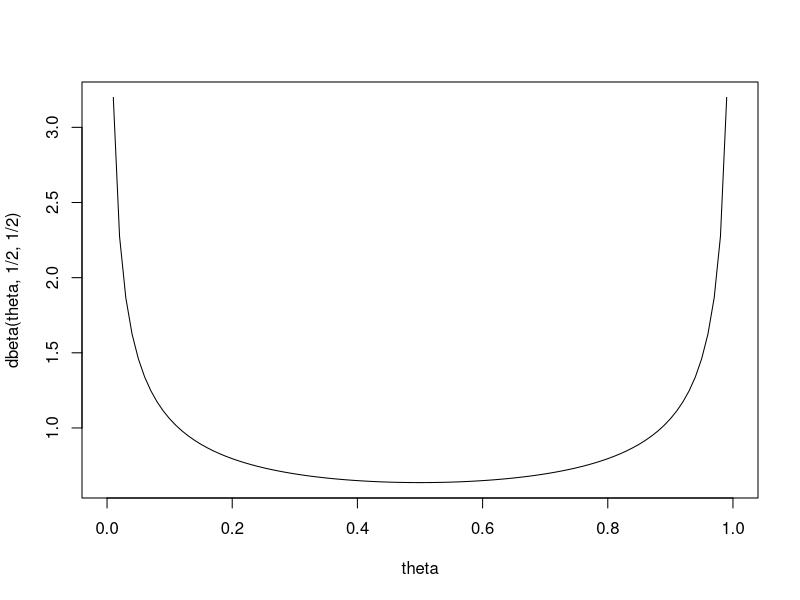
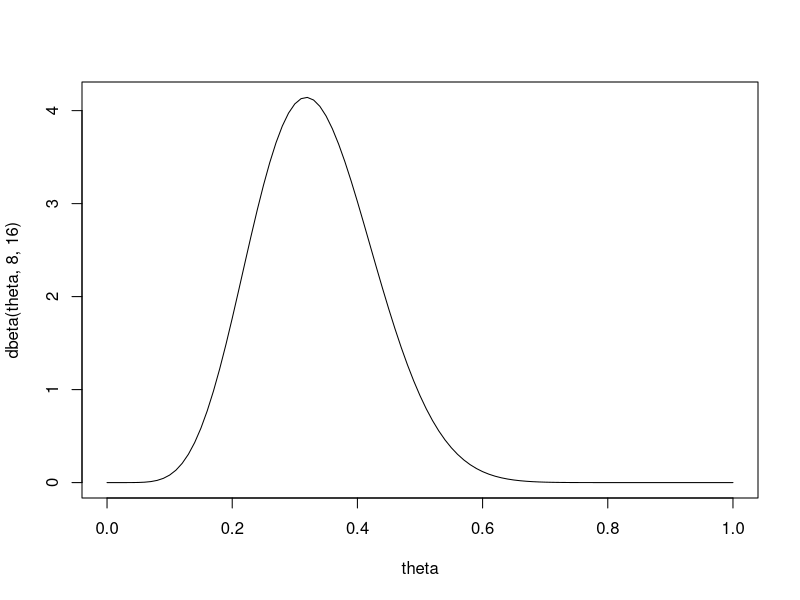
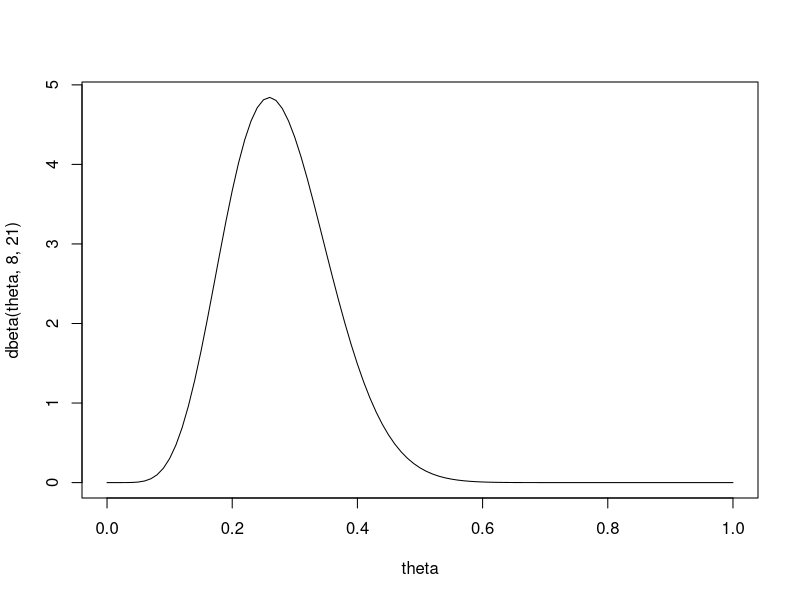
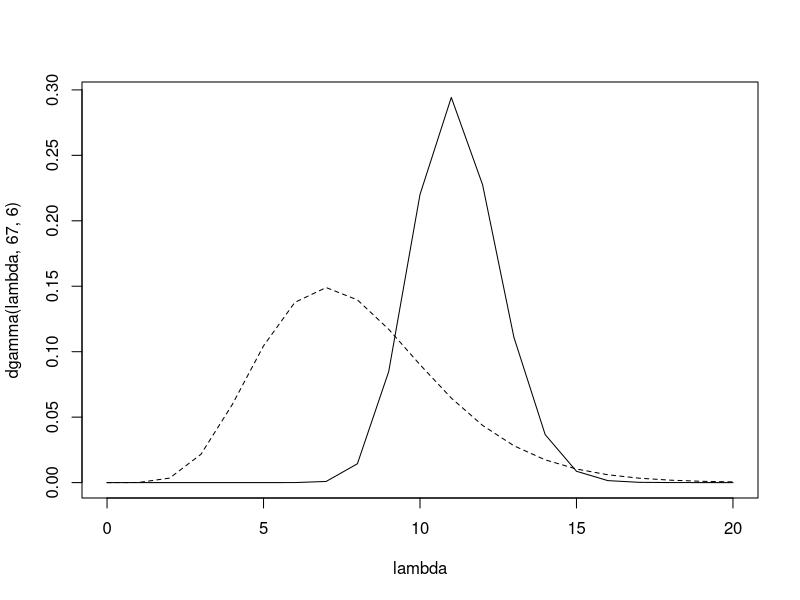
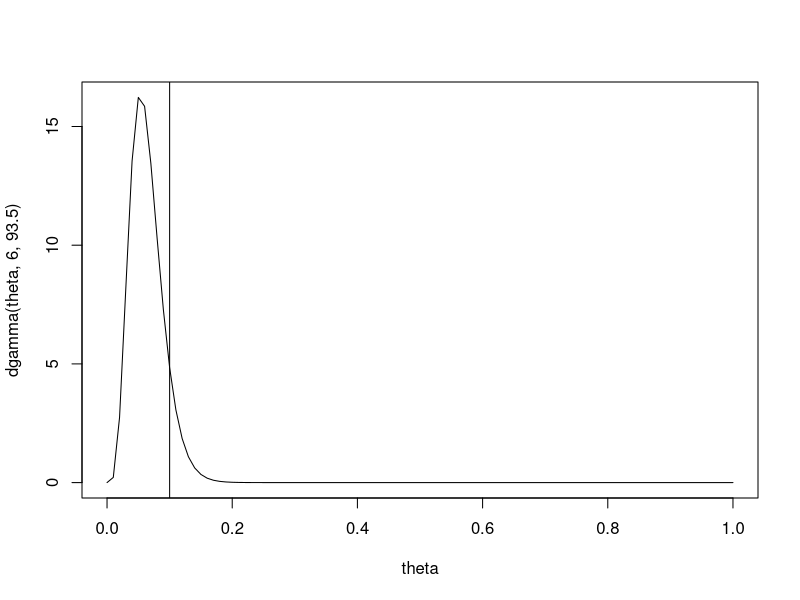
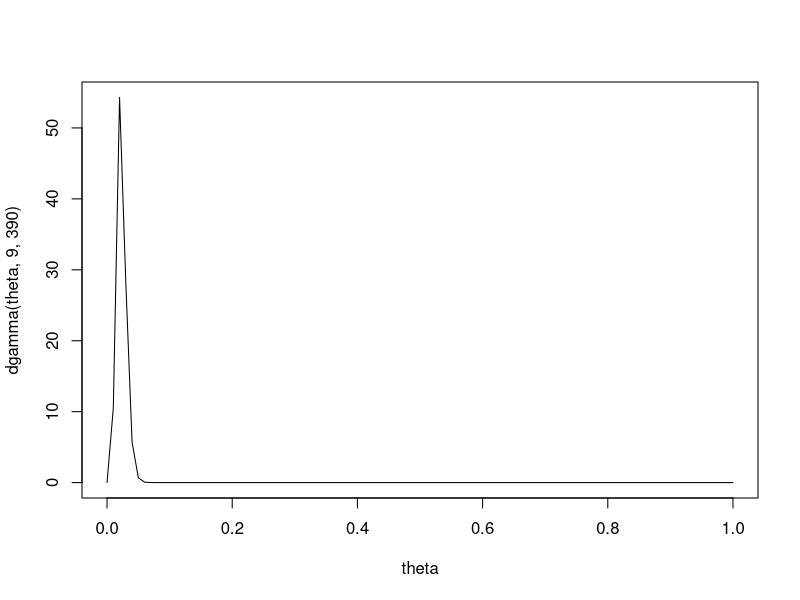
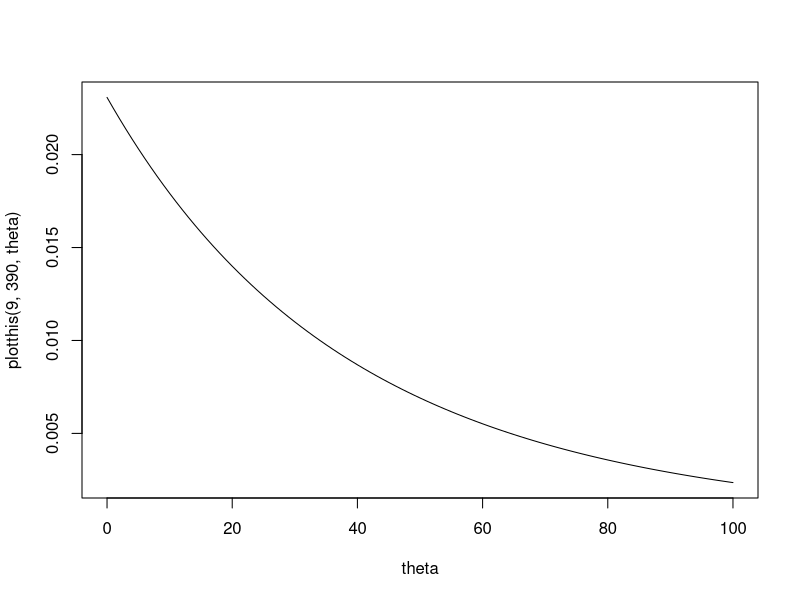

Here is the R script that generated these plots, in order: (Note: this script raises an error after producing the figures.)
theta = seq(0, 1, .01)
plot(theta, dbeta(theta, 1/2,1/2), type = "l")

##less than
round(pbeta(.5,1,5), 2)

# equal-tailed 95% credible interval
qbeta(.025,8,16) ##lower
round(qbeta(.975,8, 16), 2) ##upper

plot(theta, dbeta(theta, 8, 16), type = "l")
pbeta(.35, 8, 16)

plot(theta, dbeta(theta, 8, 21), type = "l")
pbeta(.35, 8, 21)

lambda = seq(0,20, 1)
plot(lambda, dgamma(lambda, 67,6), type = "l")
lines(lambda, dgamma(lambda, 8,1), lty=2 )
67/6

# equal-tailed 95% credible interval
round(qgamma(.05,67,6),2) ##lower

(gamma(14) / gamma(15)) * (gamma(6) / gamma(5))

##quiz 9
##less than

round(pgamma(.1, 6, 93.5), 2)
plot(theta, dgamma(theta, 6,93.5), type = "l")
abline(v = .1)
sum(16, 8, 114, 60, 4, 23, 30, 105)

plot(theta, dgamma(theta, 9,390), type = "l")

round(qgamma(.975,9, 390),2) ##upper

theta = seq(0,100,1)
plotthis = function(a,b, theta) { ((b^a)*a) / ((b + theta)^(a+1))  }
plot(theta, plotthis(9,390,theta), type = "l")

round(qnorm(.975, 96.17, sqrt(.042)),2) ##upper
round(qnorm(.025, 96.17, sqrt(.042)),2) ##lower
pnorm(100, 96.17, sqrt(.042), lower.tail = T)


z <- rgamma(n=300, shape=3, rate=300)
x <- 1/z
mean(x)

z <- rgamma(1000, shape=16.5, rate=6022.9)
sig2 <- 1/z
muB <- rnorm(1000, mean=609.3, sd=sqrt(sig2/27.1))
quantile(x=mu, probs=c(0.025, 0.975))

z <- rgamma(1000, shape=18, rate=6798.94)
sig2 <- 1/z
muA <- rnorm(1000, mean=622.39, sd=sqrt(sig2/30.1))
quantile(x=mu, probs=c(0.025, 0.975))
mean( muA > muB )


mean(c(94.6, 95.4, 96.2, 94.9, 95.9))
